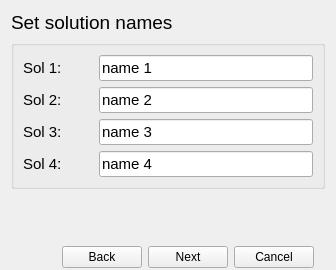
         <widget class="QWidget" name="page_3">
          <layout class="QGridLayout" name="gridLayout_17">
           <property name="bottomMargin">
            <number>0</number>
           </property>
           <item row="1" column="0">
            <widget class="QGroupBox" name="groupBox_10">
             <property name="font">
              <font>
               <pointsize>11</pointsize>
              </font>
             </property>
             <property name="title">
              <string/>
             </property>
             <layout class="QGridLayout" name="gridLayout_5">
              <item row="0" column="0" colspan="2">
               <widget class="QLabel" name="label_25">
                <property name="minimumSize">
                 <size>
                  <width>70</width>
                  <height>0</height>
                 </size>
                </property>
                <property name="font">
                 <font>
                  <pointsize>11</pointsize>
                 </font>
                </property>
                <property name="text">
                 <string>Sol 1:</string>
                </property>
               </widget>
              </item>
              <item row="1" column="2">
               <widget class="QLineEdit" name="lineEdit_13">
                <property name="font">
                 <font>
                  <pointsize>11</pointsize>
                 </font>
                </property>
                <property name="text">
                 <string>name 2</string>
                </property>
               </widget>
              </item>
              <item row="2" column="0" colspan="2">
               <widget class="QLabel" name="label_26">
                <property name="font">
                 <font>
                  <pointsize>11</pointsize>
                 </font>
                </property>
                <property name="text">
                 <string>Sol 3:</string>
                </property>
               </widget>
              </item>
              <item row="1" column="0" colspan="2">
               <widget class="QLabel" name="label_27">
                <property name="font">
                 <font>
                  <pointsize>11</pointsize>
                 </font>
                </property>
                <property name="text">
                 <string>Sol 2:</string>
                </property>
               </widget>
              </item>
              <item row="0" column="2">
               <widget class="QLineEdit" name="lineEdit_14">
                <property name="font">
                 <font>
                  <pointsize>11</pointsize>
                 </font>
                </property>
                <property name="text">
                 <string>name 1</string>
                </property>
               </widget>
              </item>
              <item row="3" column="0" colspan="2">
               <widget class="QLabel" name="label_28">
                <property name="font">
                 <font>
                  <pointsize>11</pointsize>
                 </font>
                </property>
                <property name="text">
                 <string>Sol 4:</string>
                </property>
               </widget>
              </item>
              <item row="3" column="2">
               <widget class="QLineEdit" name="lineEdit_15">
                <property name="font">
                 <font>
                  <pointsize>11</pointsize>
                 </font>
                </property>
                <property name="text">
                 <string>name 4</string>
                </property>
               </widget>
              </item>
              <item row="2" column="2">
               <widget class="QLineEdit" name="lineEdit_16">
                <property name="font">
                 <font>
                  <pointsize>11</pointsize>
                 </font>
                </property>
                <property name="text">
                 <string>name 3</string>
                </property>
               </widget>
              </item>
             </layout>
            </widget>
           </item>
           <item row="3" column="0">
            <widget class="QGroupBox" name="groupBox_3">
             <property name="maximumSize">
              <size>
               <width>16777215</width>
               <height>45</height>
              </size>
             </property>
             <property name="styleSheet">
              <string notr="true">QGroupBox {
    border: 2px solid transparent;
}</string>
             </property>
             <property name="title">
              <string/>
             </property>
             <layout class="QGridLayout" name="gridLayout_9">
              <property name="bottomMargin">
               <number>0</number>
              </property>
              <item row="0" column="2">
               <widget class="QPushButton" name="pushButton_next3">
                <property name="text">
                 <string>Next</string>
                </property>
               </widget>
              </item>
              <item row="0" column="3">
               <widget class="QPushButton" name="pushButton_cancel3">
                <property name="text">
                 <string>Cancel</string>
                </property>
               </widget>
              </item>
              <item row="0" column="1">
               <widget class="QPushButton" name="pushButton_back3">
                <property name="text">
                 <string>Back</string>
                </property>
               </widget>
              </item>
              <item row="0" column="0">
               <spacer name="horizontalSpacer_3">
                <property name="orientation">
                 <enum>Qt::Horizontal</enum>
                </property>
                <property name="sizeHint" stdset="0">
                 <size>
                  <width>40</width>
                  <height>20</height>
                 </size>
                </property>
               </spacer>
              </item>
             </layout>
            </widget>
           </item>
           <item row="2" column="0">
            <spacer name="verticalSpacer_7">
             <property name="orientation">
              <enum>Qt::Vertical</enum>
             </property>
             <property name="sizeHint" stdset="0">
              <size>
               <width>20</width>
               <height>40</height>
              </size>
             </property>
            </spacer>
           </item>
           <item row="0" column="0">
            <widget class="QLabel" name="label_6">
             <property name="font">
              <font>
               <pointsize>14</pointsize>
              </font>
             </property>
             <property name="text">
              <string>Set solution names</string>
             </property>
            </widget>
           </item>
          </layout>
         </widget>
